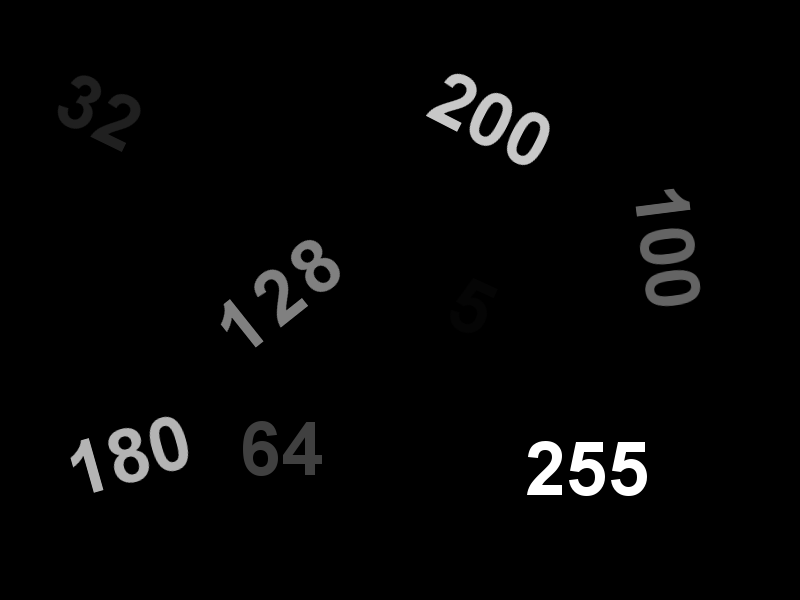
//> input picture downloads/threshold.png, 800 x 600 px
$ ./OpenCVIntroExample   (built with g++ and OpenCV 4)
//> lines starting //> are read from the running program, lines starting //| are printed output that depends on the picture; after the words box and inside, x2 and y2 are one past the last pixel; in counts of white or black regions, pixels touching at a corner belong together
#include <opencv2/core/core.hpp>
#include <opencv2/highgui/highgui.hpp>
#include <opencv2/imgproc.hpp>
#include <opencv2/features2d/features2d.hpp>

#include <iostream>

using namespace cv;
using namespace std;

int main()
{
    Mat src = imread("threshold.png", IMREAD_GRAYSCALE);
//> src is the input picture: 600 rows x 800 cols, CV_8UC1; min 0, max 255, mean 6.1

    // Pipeline OpenCV operator
    Mat dest;
    threshold(src, dest, 32, 255, THRESH_BINARY);
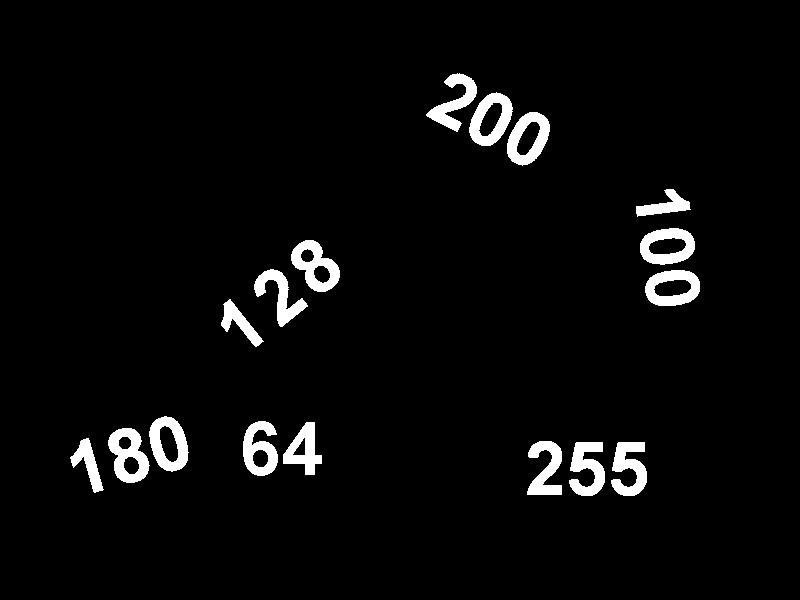
//> dest: 600 rows x 800 cols, CV_8UC1; 3.9% white; 17 white regions, largest, box (x1, y1, x2, y2) and area: (108, 428, 150, 483) 1298, (291, 240, 340, 292) 1273, (469, 92, 513, 146) 1221

    //
    Mat canny_output;
    vector<vector<Point> > contours;
    vector<Vec4i> hierarchy;
    Canny(dest, canny_output, 50, 150, 3);
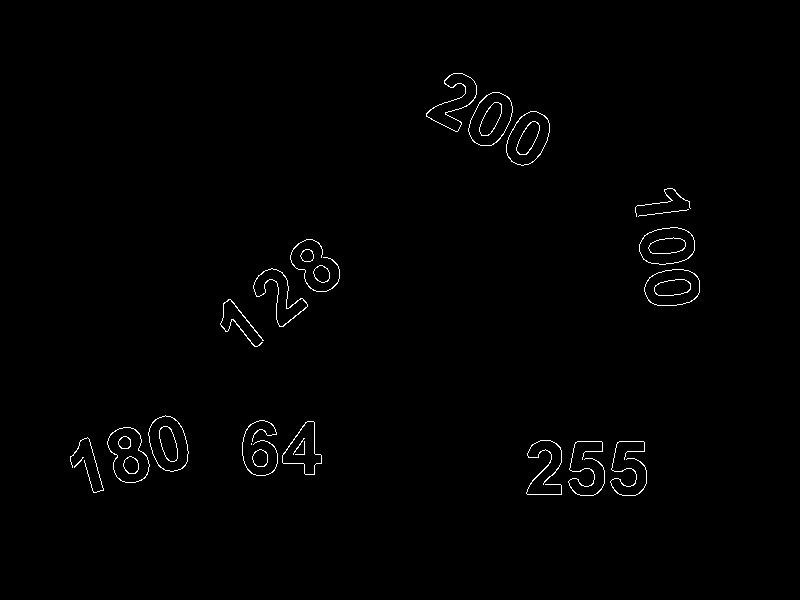
//> canny_output: 600 rows x 800 cols, CV_8UC1; 0.81% white in thin lines or dots, all inside (x1, y1, x2, y2) = (70, 73, 700, 496)

    // find contours
    findContours(canny_output, contours, hierarchy, RETR_TREE, CHAIN_APPROX_SIMPLE, Point(0, 0));
//> contours = 51 contours, 7 with area under 20; largest, box (x1, y1, x2, y2) and area: (506, 111, 550, 166) 1670, (468, 92, 513, 146) 1670, (148, 415, 189, 472) 1664, (506, 111, 550, 166) 1654, (148, 415, 189, 472) 1650

    // get the moments
    vector<Moments> mu(contours.size());
//> mu = 51 items
    for (int i = 0; i < contours.size(); i++)
    {
        mu[i] = moments(contours[i], false);
    }
//> this loop made 51 passes

    // get the centroid of figures.
    vector<Point2f> mc(contours.size());
    for (int i = 0; i < contours.size(); i++)
    {
        mc[i] = Point2f(mu[i].m10 / mu[i].m00, mu[i].m01 / mu[i].m00);
    }

    // draw contours
    Mat drawing(canny_output.size(), CV_8UC3, Scalar(255, 255, 255));
    for (int i = 0; i < contours.size(); i++)
    {
        Scalar color = Scalar(167, 151, 0); // B G R values
        drawContours(drawing, contours, i, color, 2, 8, hierarchy, 0, Point());
        circle(drawing, mc[i], 10, Scalar(255, 0, 0), -1, 8, 0);
    }
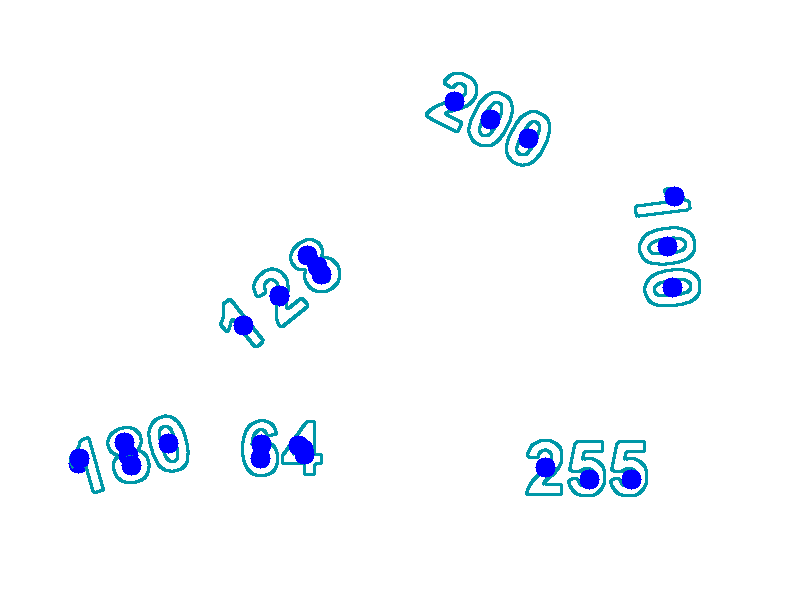
//> drawing: 600 rows x 800 cols, CV_8UC3; mean B, G, R 253, 249, 245.7


    imshow("Source", src);
    imshow("Destination", dest);
    imshow("Canny", canny_output);
    imshow("Contours", drawing);

    waitKey(0);
}
